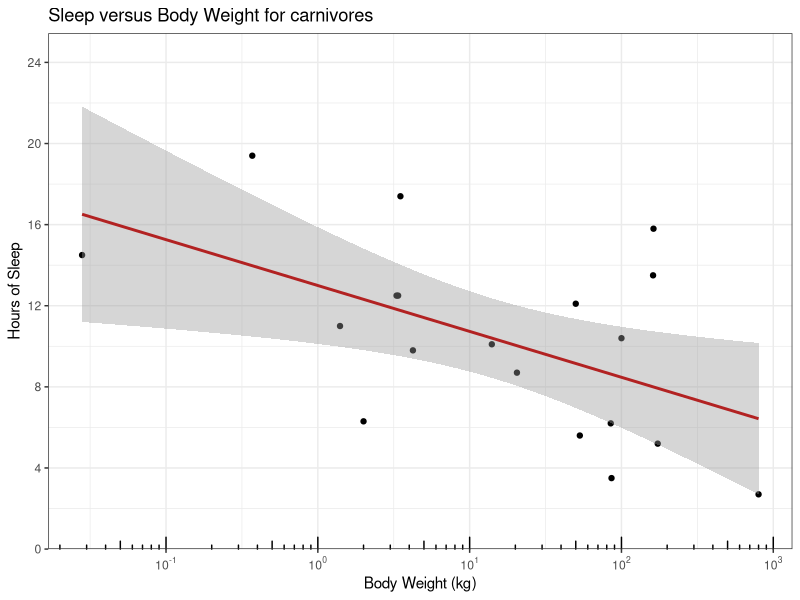
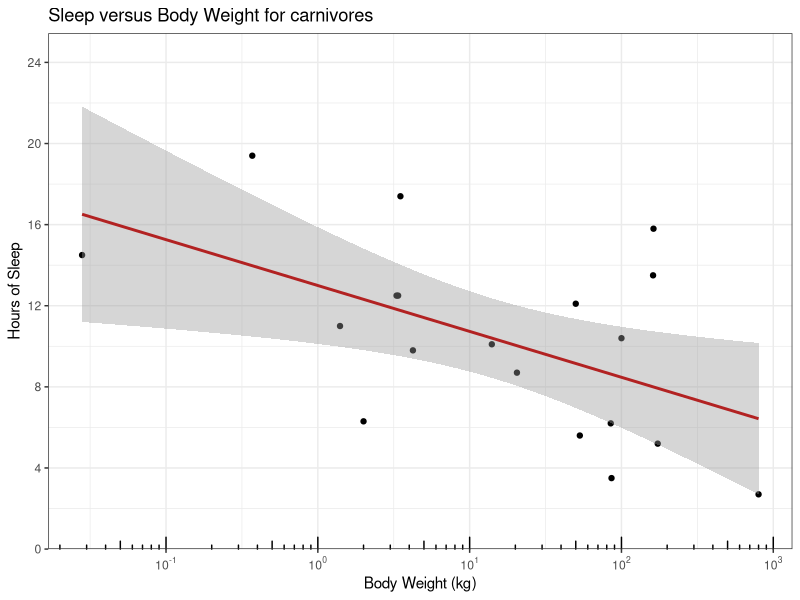
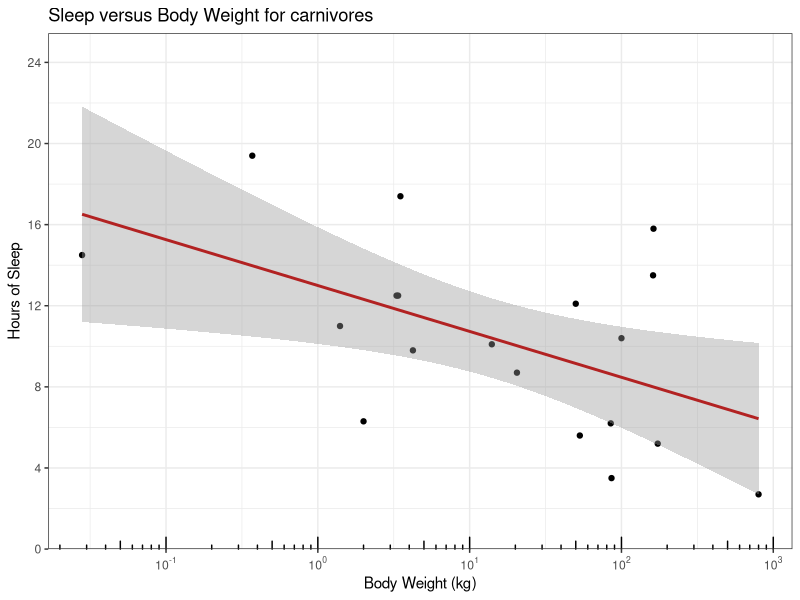
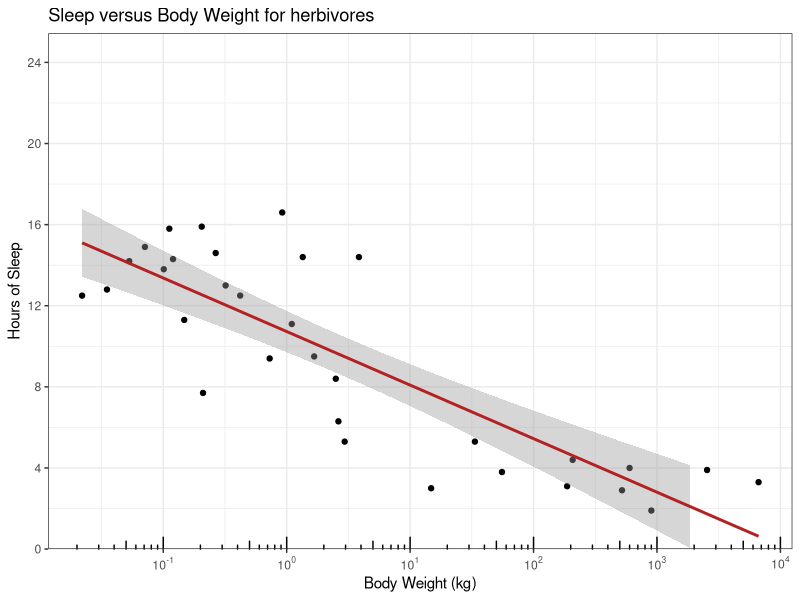
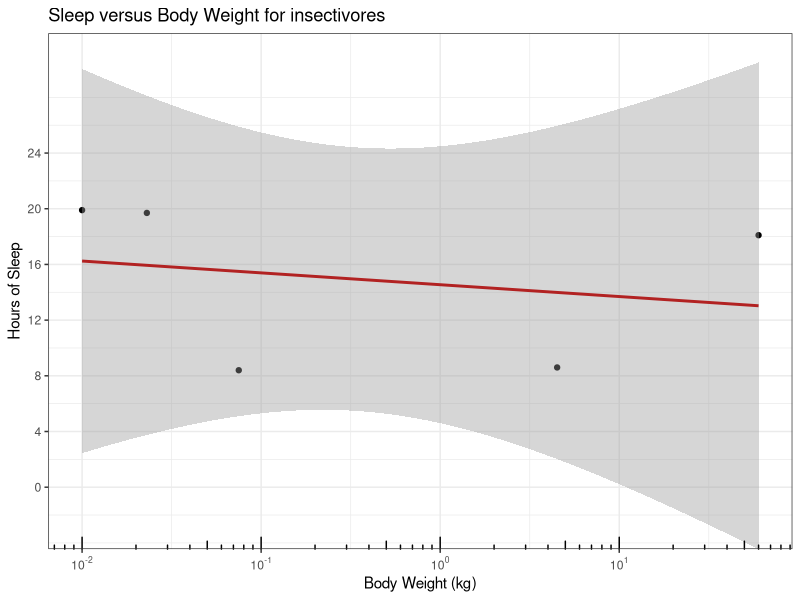
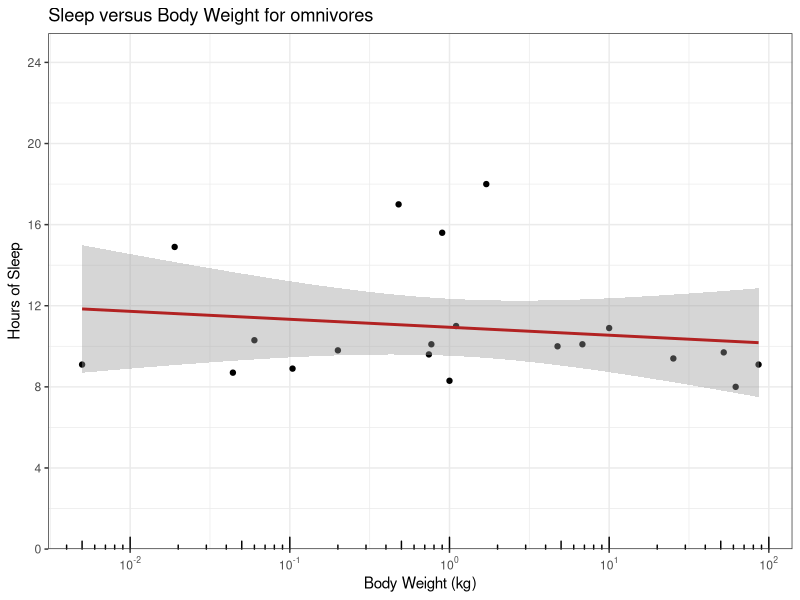

The R script that drew these images, in order:
## ---- chunk 1
library(knitr)
library(tidyverse)
library(broom)
library(glue)
library(cowplot)
opts_chunk$set(fig.align="center", fig.height=4, fig.width=5.5)
## ---- chunk 2
data <- msleep
head(data)
## ---- chunk 3
names(data)
## ---- chunk 4
table(data$vore, useNA = "ifany")
## ---- chunk 5
carnivores <- data %>%
  filter(vore == "carni")
## ---- chunk 6
summary(carnivores$sleep_total)
## ---- chunk 7
summary(carnivores$bodywt)

## ---- chunk 8

ggplot(carnivores, aes(x = bodywt, y = sleep_total)) +
  geom_point() +
  geom_smooth(method = 'lm', color = 'firebrick') +
  theme_bw() +
  xlab('Body Weight (kg)') +
  scale_y_continuous(
    'Hours of Sleep',
    breaks= seq(from = 0, to = 24, by = 4), 
    limits = c(0,24),
    expand = expansion(mult = c(0, 0.06))) + 
  scale_x_log10(
           breaks = scales::trans_breaks("log10", function(x) 10^x),
           labels = scales::trans_format("log10", scales::math_format(10^.x))) +
  labs(title = glue("Sleep versus Body Weight for carnivores")) +
  annotation_logticks(sides = 'b')

## ---- chunk 9
summary(data$bodywt)
## ---- chunk 10

make_vore_plot <- function(data, vore) {
  
  # This is a workaround for "insecti" whose band is above 24 hrs.
  if (vore == 'insecti') {
    yrange = NULL
    } else {
    yrange = c(0, 24)
    }

  # Data Filtering
  data %>%
      filter(.data$vore == .env$vore) %>%
      filter(!is.na(.data$sleep_total), !is.na(.data$bodywt)) %>%
    
      # Plotting
      ggplot( aes(x = bodywt, y = sleep_total)) +
        geom_point(na.rm = FALSE) +
        geom_smooth(
            method = 'lm', 
            color = 'firebrick',
            na.rm = FALSE) +
        theme_bw() +
        xlab('Body Weight (kg)') +
        scale_y_continuous(
            'Hours of Sleep',
            breaks= seq(from = 0, to = 24, by = 4),
            limits = yrange,
            expand = expansion(mult = c(0, 0.06))) +
 
        scale_x_log10(
           breaks = scales::trans_breaks("log10", function(x) 10^x),
           labels = scales::trans_format("log10", scales::math_format(10^.x))) +
        labs(title = glue("Sleep versus Body Weight for {vore}vores")) +
        annotation_logticks(sides = 'b')
  
}

make_vore_plot(msleep, "carni")

## ---- chunk 11

map2(list(msleep, msleep, msleep, msleep), c("carni", "herbi", "insecti", "omni"), make_vore_plot)

